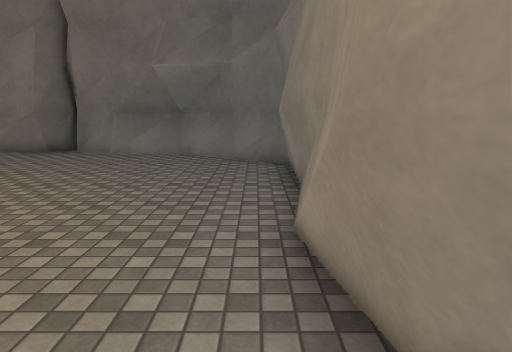
View 1 (above)

16 first-person views from a walk through a 3-D level made in the Unity game engine. The camera is 1.5 m above the floor, tilts 10° down and sees 70° across. The floor is counted in squares, 1 m on a side. Each view is taken from the middle of a square. On the plan, view 1 faces up. The plan holds only what a view shows up to about 16 squares ahead; the rest is blank. The place goes on beyond the plan. Surface patterns are stand-ins for the level's own textures.

View 2
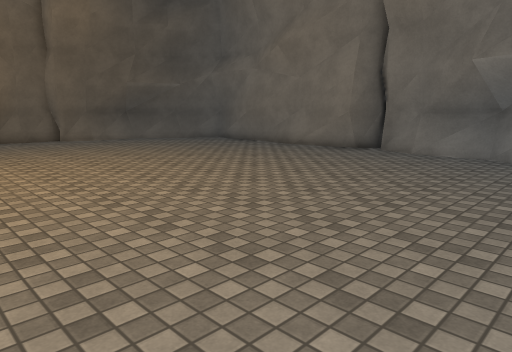

View 3
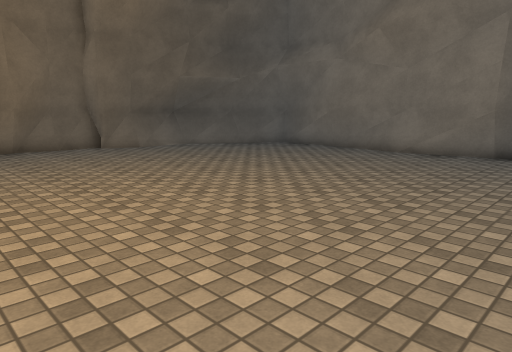

View 4
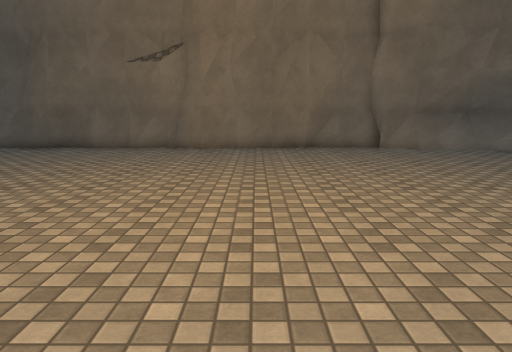

View 5
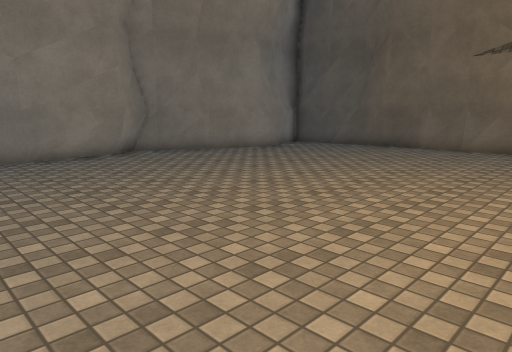

View 6
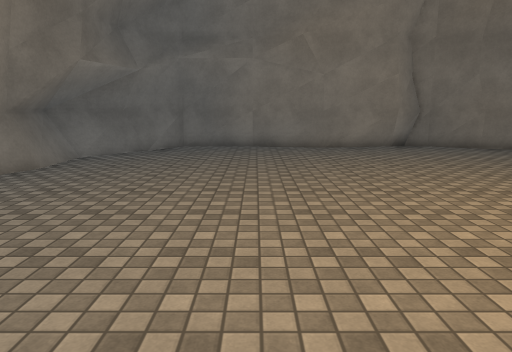

View 7
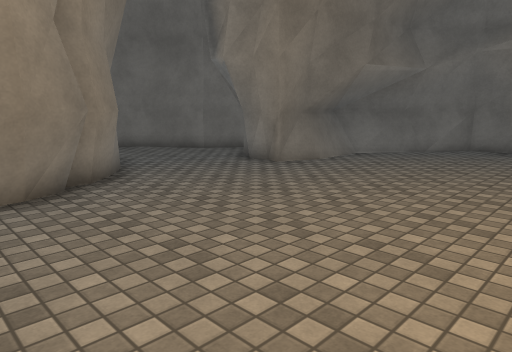

View 8
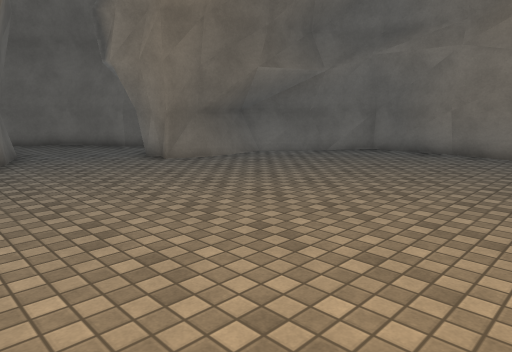

View 9
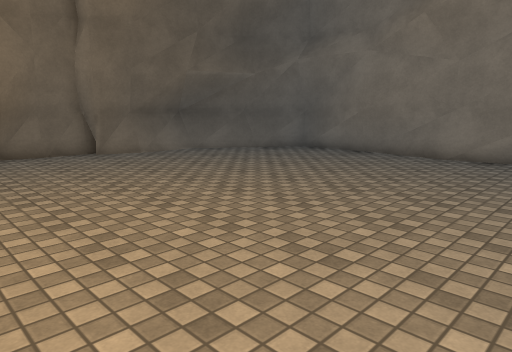

View 10
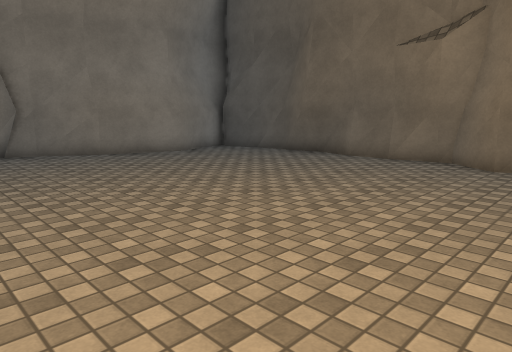

View 11
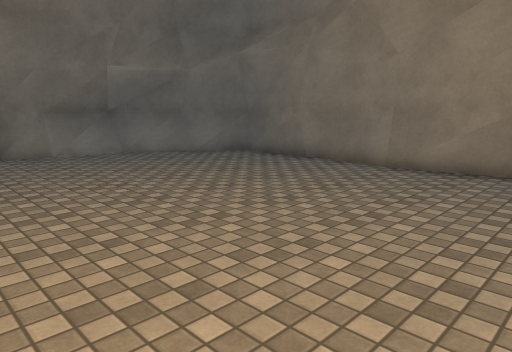

View 12
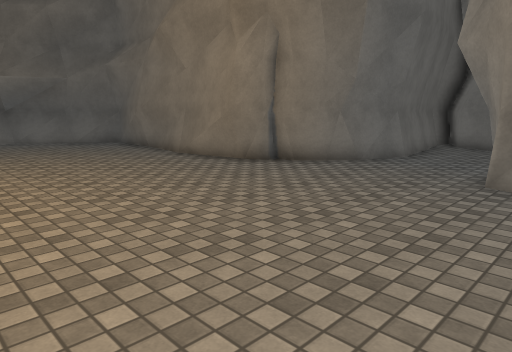

View 13
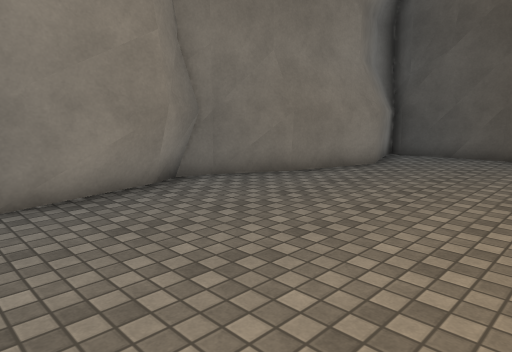

View 14
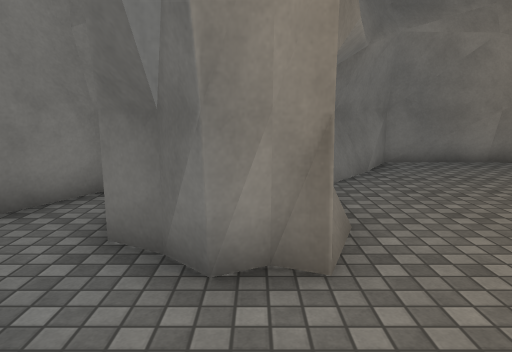

View 15
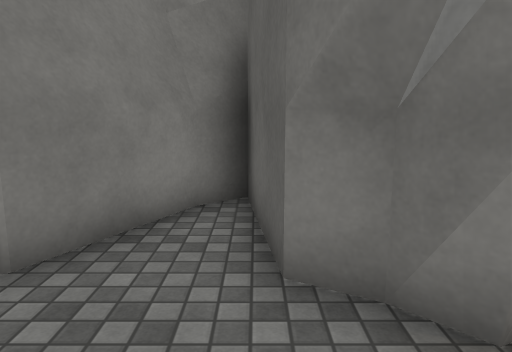

View 16
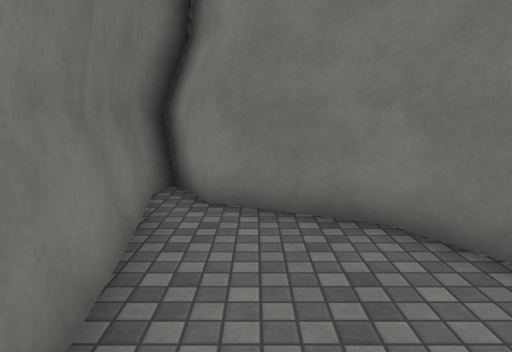

### Floor plan
Key: @ floor where view 1 was taken; # wall or solid block; . floor; = window, fence, low wall or low ledge.
Columns run from 21 left of view 1 to 10 right of it. Each row starts with its distance up from view 1.
 14    #################
 13    #.......###..=#.##
 12   ##................##
 11  ##..................##
 10 ##....................#
  9 ##....................#
  8  #....................#
  7  #....................#
  6 ##....................#
  5 #.....................#
  4 ##....................#
  3 ##....................#
  2  #....................#
  1  #....................##
  0  #...................@###
 -1  #......................########
 -2 ##.............................#
 -3 ##.............................#
 -4 ##............................##
 -5 #......................#.....##
 -6 ##....................###...##
 -7 ##....................####.##
 -8  #....................######
 -9  #....................#####
-10  #...................###
-11  #..##...............##
-12  #######............##
-13        ##############

Positions as (right, up) in squares from view 1, and headings:
1: (0, 0), facing up
2: (0, 0), facing up-left
3: (-5, 0), facing up-left
4: (-5, 1), facing left
5: (-5, 0), facing down-left
6: (-5, 3), facing down
7: (-6, 3), facing down-right
8: (-9, 1), facing down-right
9: (-7, 1), facing up-left
10: (-9, 1), facing down-left
11: (-9, 0), facing up-right
12: (-7, -7), facing up-right
13: (-7, -6), facing down-left
14: (2, -2), facing down
15: (4, -3), facing down
16: (4, -3), facing right
